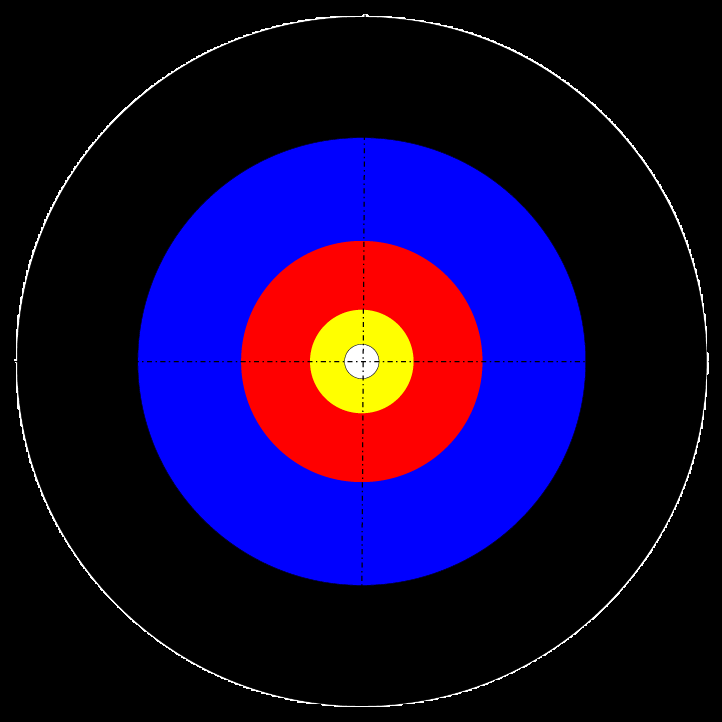
#> input picture Tests/target detector v2/target_area.png, 722 x 722 px, given in place of the camera
$ python detection.py
#> lines starting #> are read from the running program, lines starting #| are printed output that depends on the picture; after the words box and inside, x2 and y2 are one past the last pixel; in counts of white or black regions, pixels touching at a corner belong together
import cv2
import numpy as np

cap = cv2.VideoCapture(0)

while True:
    _, frame = cap.read()
#> frame is the input picture: shape (722, 722, 3); mean B, G, R 56.8, 6, 24.2
    hsv_frame = cv2.cvtColor(frame, cv2.COLOR_BGR2HSV)
#> hsv_frame: shape (722, 722, 3); mean H, S, V 26.5, 76.9, 78.5

    # Blue color
    low_blue = np.array([94, 80, 2])
    high_blue = np.array([126, 255, 255])
    blue_mask = cv2.inRange(hsv_frame, low_blue, high_blue)
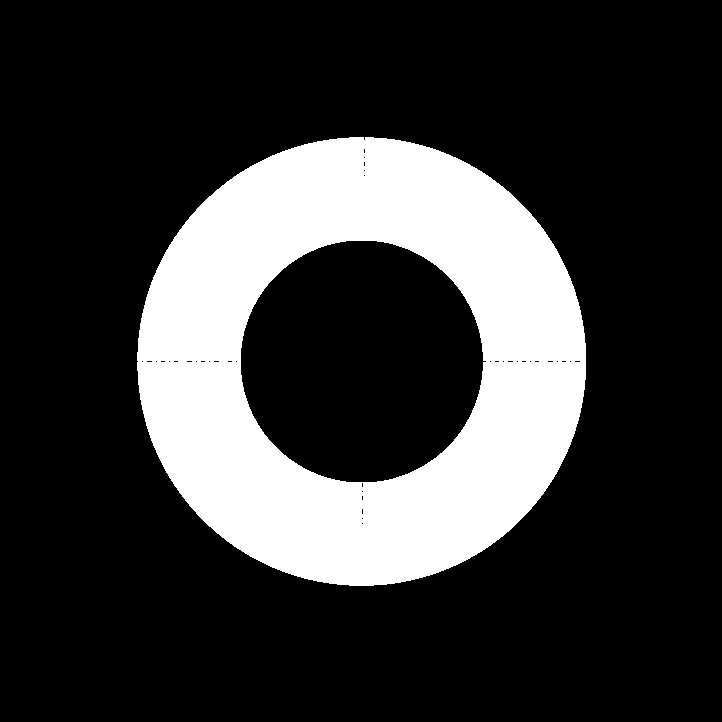
#> blue_mask: shape (722, 722); 21.5% white; 1 white region
    blue = cv2.bitwise_and(frame, frame, mask=blue_mask)
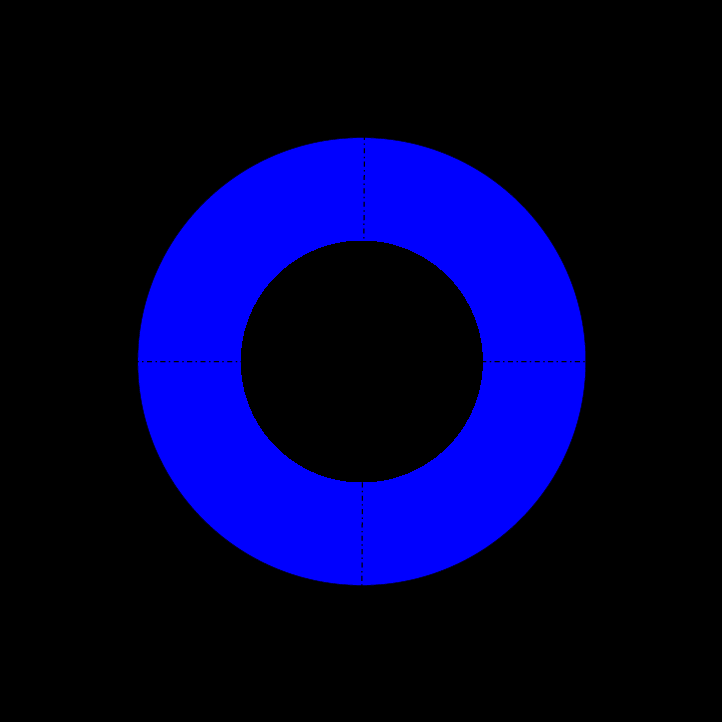
#> blue: shape (722, 722, 3); mean B, G, R 54.3, 0, 0

    median = cv2.medianBlur(blue, 15)

    # Find contours
    gray = cv2.cvtColor(median, cv2.COLOR_BGR2GRAY)
    contours, _ = cv2.findContours(gray, cv2.RETR_TREE, cv2.CHAIN_APPROX_SIMPLE)
#> contours = 2 contours; box (x1, y1, x2, y2) and area: (137, 137, 586, 586) 157738, (240, 240, 484, 483) 46300

    # Draw contours
    contour_image = np.zeros_like(frame)
    cv2.drawContours(contour_image, contours, -1, (0, 255, 0), 3)  # Draw green contours
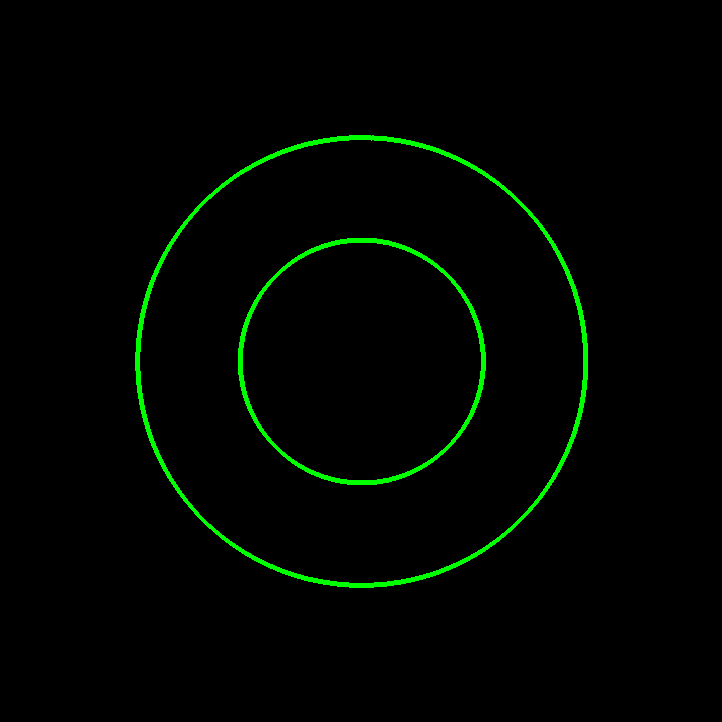
#> contour_image: shape (722, 722, 3); mean of channels 0, 1, 2 0, 4.8, 0; drawn as B, G, R

    cv2.imshow("frame", frame)
    cv2.imshow("Blue", blue_mask)
    cv2.imshow("gray", gray)
    cv2.imshow("median", median)
    cv2.imshow("contour_image", contour_image)  # Show the image with contours drawn on it

    key = cv2.waitKey(1)
#> (key Esc is pressed here)
    if key == 27:
        break

cv2.destroyAllWindows()
cap.release()
